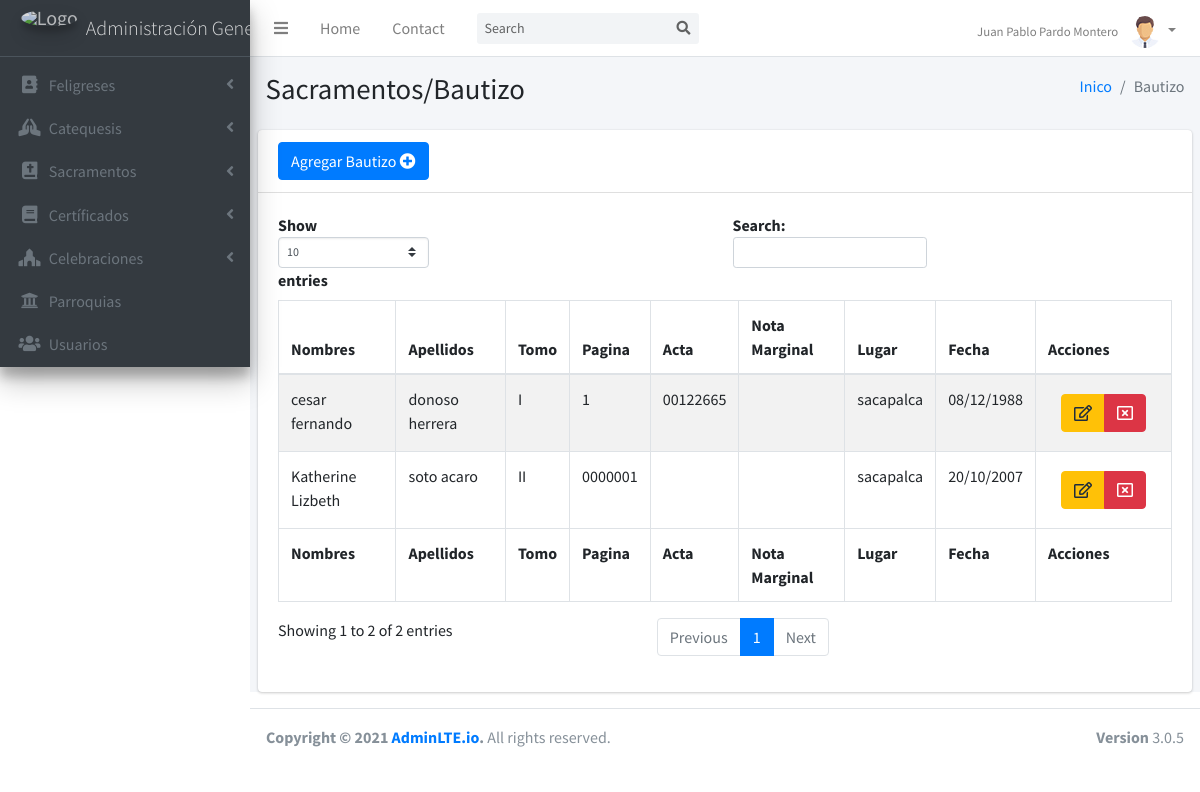
Page /sacramento-bautizo (signed in) on the committed database.
### tables this page shows
CREATE TABLE `bautizo` (
  `id` int(11) NOT NULL,
  `id_persona` int(11) NOT NULL,
  `id_familia` int(11) NOT NULL,
  `id_usuario` int(11) NOT NULL,
  `tomo` varchar(50) NOT NULL,
  `pagina` varchar(50) NOT NULL,
  `acta` varchar(50) DEFAULT NULL,
  `nota_marginal` varchar(50) NOT NULL,
  `lugar` varchar(50) NOT NULL,
  `fecha` varchar(50) NOT NULL,
  `id_parroquia` int(10) NOT NULL
);

CREATE TABLE `persona` (
  `id` int(11) NOT NULL,
  `cedula` varchar(10) NOT NULL,
  `nombres` varchar(100) NOT NULL,
  `apellidos` varchar(100) NOT NULL,
  `f_nacimiento` varchar(50) NOT NULL,
  `genero` enum('Masculino','Femenino') NOT NULL,
  `estado_civil` varchar(50) NOT NULL,
  `nacionalidad` varchar(50) NOT NULL,
  `profesion` varchar(50) NOT NULL
);

### controladores/CtrlPrincipal.php (called while the page is built)
<?php
class Principal
{
	function CtrlPrincipal()
	{
		include "vistas/plantilla.php";
	}
}

### index.php (called while the page is built, shortened)
<?php
	require_once "controladores/CtrlPrincipal.php";
	require_once "controladores/CtrlBautizo.php";
	require_once "modelos/MdlBautizo.php";
	$Obj_Principal = new Principal();
	$Obj_Principal -> CtrlPrincipal();

### modelos/conexion.php (called while the page is built)
<?php
class conexion
{
	static public function conectar(){
		$con = new PDO("mysql:host=localhost;dbname=parroquia;charset=utf8","root","");
		return $con;
	}
}

### modelos/MdlBautizo.php (called while the page is built, shortened)
<?php
require_once ("conexion.php");
 class ModeloBautizo{
    static public function mdlMostrarBautismos($parametros, $datos){
        if($parametros!=null){
            $stm = conexion::conectar()->prepare("SELECT * FROM bautizo WHERE id=:datos");
 		    $stm -> bindParam(":datos", $datos, PDO::PARAM_INT);
 		    $stm->execute();
 		    return $stm->fetch();
        }else{
            $stm = conexion::conectar()->prepare("SELECT bautizo.id, persona.nombres, persona.apellidos, bautizo.tomo, bautizo.pagina, bautizo.acta, bautizo.nota_marginal, bautizo.lugar, bautizo.fecha FROM bautizo
                                                        INNER JOIN persona ON persona.id = bautizo.id_persona");
            $stm->execute();
            return $stm->fetchAll();
        }
    }
 }

### controladores/CtrlBautizo.php (called while the page is built, shortened)
<?php
class ControladorBautizo
{
    static public function ctrlMostrarBautismos($parametros, $datos)
    {
        $res = ModeloBautizo::mdlMostrarBautismos($parametros, $datos);
        return $res;
    }
}

### vistas/modulos/sacramento-bautizo.php (the view, shortened to what this page needs)
<div class="content-wrapper">
  <section class="content-header">
    <div class="container-fluid">
      <div class="row mb-2">
        <div class="col-sm-6">
          <h1>Sacramentos/Bautizo</h1>
        </div>
        <div class="col-sm-6">
          <ol class="breadcrumb float-sm-right">
            <li class="breadcrumb-item"><a href="inicio">Inico</a></li>
            <li class="breadcrumb-item active">Bautizo</li>
          </ol>
        </div>
      </div>
    </div>
  </section>
  <section class="content">
    <div class="card">
      <div class="card-header">
        <button type="button" class="btn btn-primary" data-toggle="modal" data-target="#myModal">Agregar Bautizo <span class="fas fa-plus-circle"></span></button>
      </div>
      <div class="card-body">
        <table id="example2" class="table table-bordered table-striped">
          <thead>
            <tr>
              <th>Nombres</th>
              <th>Apellidos</th>
              <th>Tomo</th>
              <th>Pagina</th>
              <th>Acta</th>
              <th>Nota Marginal</th>
              <th>Lugar</th>
              <th>Fecha</th>
              <th>Acciones</th>
            </tr>
          </thead>
          <?php
          $parametros = null;
          $datos = null;
          $persona = ControladorBautizo::ctrlMostrarBautismos($parametros, $datos);
          foreach ($persona as $key => $value) {
            echo '
                        <tr>
                          <td>' . $value["nombres"] . '</td>
                          <td>' . $value["apellidos"] . '</td>
                          <td>' . $value["tomo"] . '</td>
                          <td>' . $value["pagina"] . '</td>
                          <td>' . $value["acta"] . '</td>
                          <td>' . $value["nota_marginal"] . '</td>
                          <td>' . $value["lugar"] . '</td>
                          <td>' . $value["fecha"] . '</td>
                          <td>
                            <div class="btn btn-group">
                            <button class="btn btn-warning btnEditarBautizo" idPersona = "' . $value["id"] . '"data-toggle="modal" data-target="#myModalModificar">
                              <i class="far fa-edit"></i></button>
                              <button class="btn btn-danger btnEliminarBautizo" idPersona = "' . $value["id"] . '" ><i class="far fa-window-close"></i></button>
                            </div>
                          </td>
                        </tr>
                        ';
          }
          ?>
          <tfoot>
            <tr>
              <th>Nombres</th>
              <th>Apellidos</th>
              <th>Tomo</th>
              <th>Pagina</th>
              <th>Acta</th>
              <th>Nota Marginal</th>
              <th>Lugar</th>
              <th>Fecha</th>
              <th>Acciones</th>
            </tr>
          </tfoot>
        </table>
      </div>
    </div>
  </section>
</div>

### rows in the picture
bautizo: id_persona.nombres "cesar fernando", id_persona.apellidos "donoso herrera", tomo "I", pagina "1", acta "00122665", lugar "sacapalca", fecha "08/12/1988"
bautizo: id_persona.nombres "Katherine Lizbeth", id_persona.apellidos "soto acaro", tomo "II", pagina "0000001", lugar "sacapalca", fecha "20/10/2007"

### other values in the picture
$_SESSION["nombre"] "Juan Pablo Pardo Montero"
$_SESSION["nombre_parroquia"] "Administración…"
